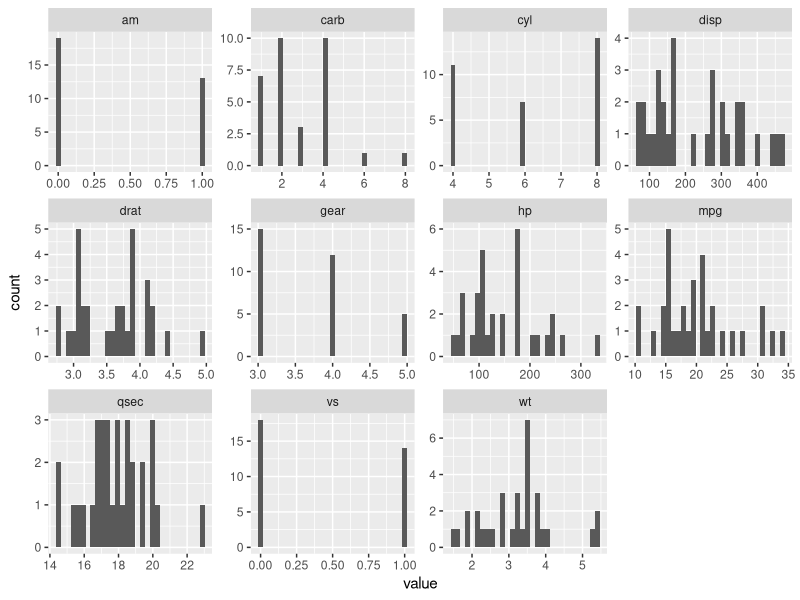
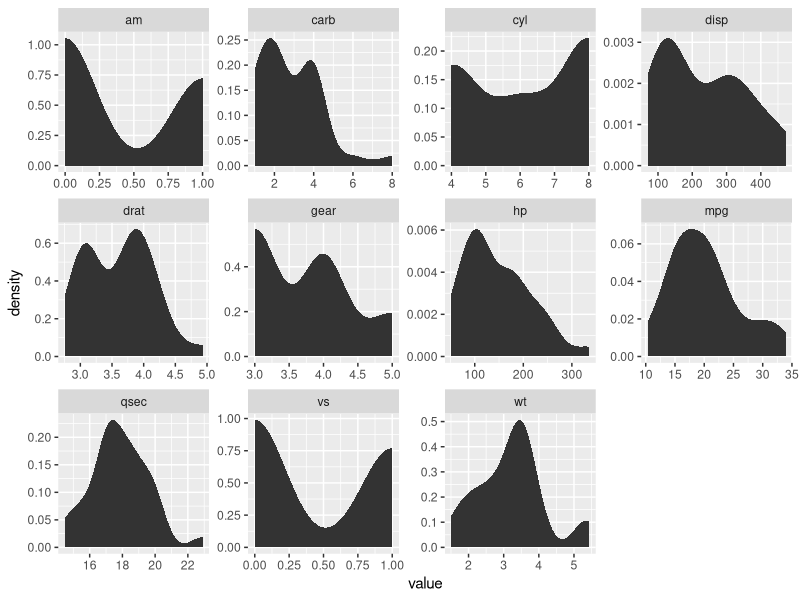
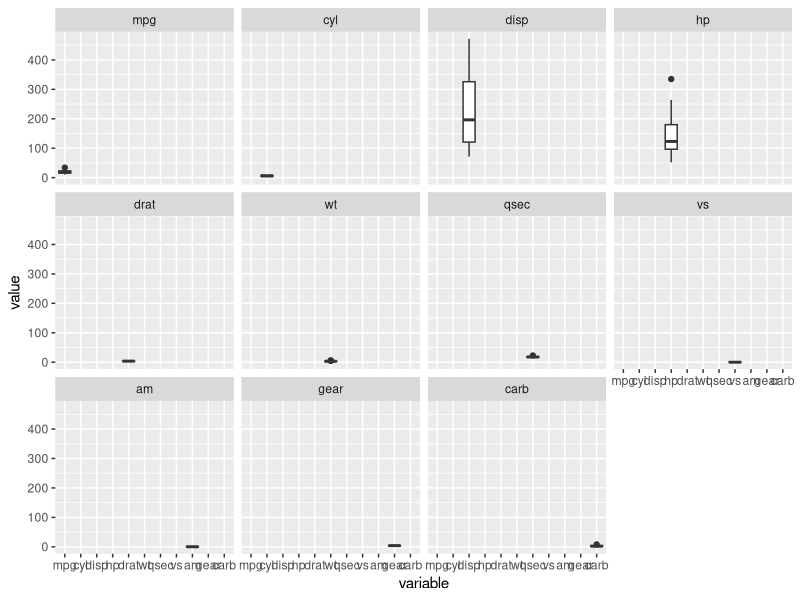

Reproduce these figures in R, in order.
#Question 1. Histogram for all variables in a dataset mtcars. Write a program to create histograms for all columns.

library(purrr)
library(tidyr)
library(ggplot2)

mtcars %>% keep(is.numeric) %>% gather() %>% ggplot(aes(value)) + facet_wrap(~ key,scales = "free") + geom_histogram()

#Question 2. Check the probability distribution of all variables in mtcars

library(ggplot2)

mtcars %>% keep(is.numeric) %>% gather() %>% ggplot(aes(value)) + facet_wrap(~ key,scales = "free") + stat_density()

#Question 3. Write a program to create boxplot for all variables.

library(ggplot2)
library(reshape)
m1 <- melt(mtcars)
ggplot(m1,aes(x = variable,y = value)) + facet_wrap(~variable) + geom_boxplot()
